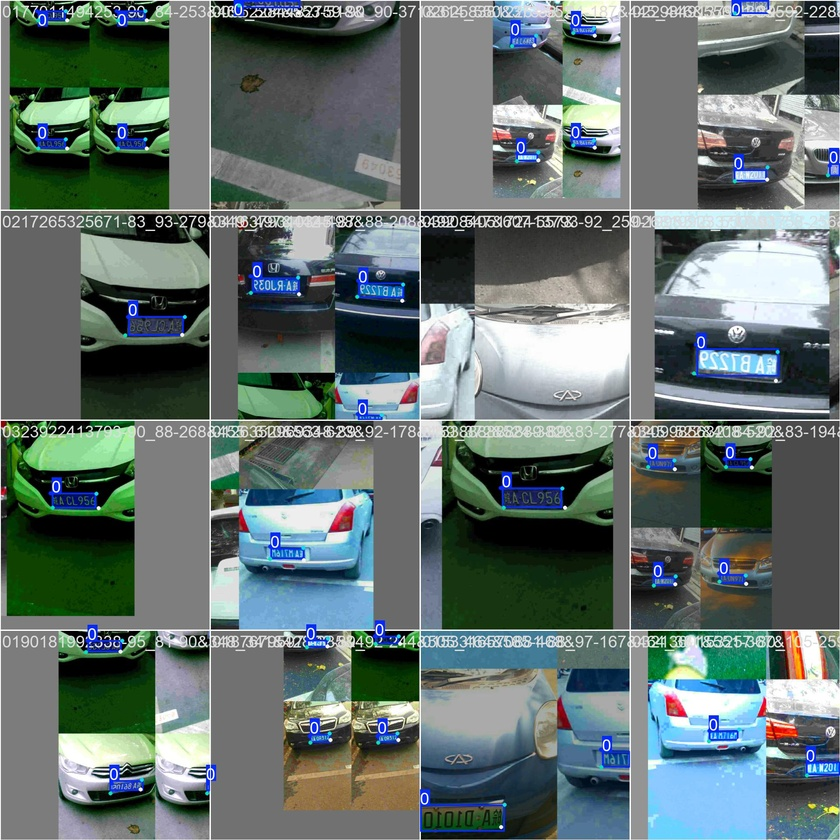
#> input picture ccpd_pose_runs/exp1/train_batch0.jpg, 840 x 840 px, shrunk from 1920 x 1920 before the run
$ python segment_v3.py ../ccpd_pose_runs/exp1/train_batch0.jpg
#> lines starting #> are read from the running program, lines starting #| are printed output that depends on the picture; after the words box and inside, x2 and y2 are one past the last pixel; in counts of white or black regions, pixels touching at a corner belong together
"""
基于连通区域分析的字符分割模块 (V3)
使用 Canny 边缘检测 + 连通区域分析进行字符分割
改进自 char_spilt.py 的算法

主要特点：
1. 使用 skimage.feature.canny 边缘检测（与原始 char_spilt.py 一致）
2. 连通区域分析提取候选字符区域
3. 智能合并被分割的字符（如汉字上下部分）
4. 智能拆分粘连的字符
5. 使用上半部分投影避免铆钉干扰
"""

import cv2
import numpy as np
from typing import List, Tuple, Optional

# 尝试导入 skimage，如果失败则使用 OpenCV 替代
try:
    from skimage.feature import canny as skimage_canny
    from skimage.morphology import dilation as skimage_dilation
    from skimage.color import rgb2gray as skimage_rgb2gray
    HAS_SKIMAGE = True
except ImportError:
    HAS_SKIMAGE = False


def preprocess_for_canny(plate_img: np.ndarray) -> np.ndarray:
    """
    预处理车牌图像用于 Canny 边缘检测

    Args:
        plate_img: 输入的车牌图像 (BGR 或灰度)

    Returns:
        灰度图像（归一化到 0-1，与 skimage 一致）
    """
    # 添加轻微高斯模糊，减少噪点，改善边缘检测效果
    if len(plate_img.shape) == 3:
        plate_img = cv2.GaussianBlur(plate_img, (3, 3), 0)

    if len(plate_img.shape) == 3:
        if plate_img.shape[2] == 4:
            # RGBA -> RGB
            plate_img = plate_img[:, :, :3]

        # 将 BGR 转为 RGB，然后用 BGR2GRAY 处理
        # 这相当于交换 R 和 B 通道的权重：0.299B + 0.587G + 0.114R
        # 对蓝色车牌效果更好（蓝色背景与白色字符对比度更高）
        # 经测试：这种方式能多检测到 1 个字符
        rgb = cv2.cvtColor(plate_img, cv2.COLOR_BGR2RGB)
        gray = cv2.cvtColor(rgb, cv2.COLOR_BGR2GRAY).astype(np.float64) / 255.0
    else:
        if plate_img.dtype == np.uint8:
            gray = plate_img.astype(np.float64) / 255.0
        else:
            gray = plate_img.copy()

    return gray


def canny_edge_detection(gray_img: np.ndarray,
                         sigma: float = 3.0) -> np.ndarray:
    """
    Canny 边缘检测（优先使用 skimage.feature.canny 与原始 char_spilt.py 一致）

    Args:
        gray_img: 灰度图像（归一化到 0-1）
        sigma: 高斯模糊的 sigma 值

    Returns:
        边缘二值图像 (uint8, 0 或 255)
    """
    if HAS_SKIMAGE:
        # 使用 skimage.feature.canny（与原始 char_spilt.py 完全一致）
        edges_bool = skimage_canny(gray_img, sigma=sigma)

        # 膨胀操作连接断开的边缘（与原始 char_spilt.py 一致）
        edges_dilated = skimage_dilation(edges_bool)

        # 转换为 uint8
        edges = (edges_dilated * 255).astype(np.uint8)
    else:
        # 如果没有 skimage，抛出错误
        raise ImportError("scikit-image is required for V3 segmentation. "
                          "Please install it with: pip install scikit-image")

    return edges


def find_connected_regions(binary_img: np.ndarray,
                           img_shape: Tuple[int, int]) -> List[List[int]]:
    """
    使用 skimage 连通区域分析找到字符候选区域

    Args:
        binary_img: 二值图像 (bool 或 uint8)
        img_shape: (height, width) 原图尺寸

    Returns:
        边界框列表 [[minr, minc, maxr, maxc], ...]
    """
    if not HAS_SKIMAGE:
        raise ImportError("scikit-image is required for V3 segmentation.")

    from skimage.measure import label, regionprops

    h, w = img_shape

    # 确保是 bool 类型用于 skimage
    if binary_img.dtype == np.uint8:
        binary_bool = binary_img > 0
    else:
        binary_bool = binary_img

    # 使用 skimage 进行连通区域标记
    label_img = label(binary_bool)
    regions = regionprops(label_img)

    bboxes = []
    for props in regions:
        y0, x0 = props.centroid
        minr, minc, maxr, maxc = props.bbox
        width = maxc - minc
        height = maxr - minr

        # 过滤条件（与原始 char_spilt.py 完全一致）
        # 1. 宽度不能超过图像宽度的1/5
        if width > w / 5:
            continue
        # 2. 高度至少是图像高度的1/10（放宽，让拆分的部分也能保留）
        if height < h / 10:
            continue
        # 3. 宽度/高度至少有一定像素（过滤噪点）
        if width < 3 or height < 3:
            continue
        # 4. 垂直位置不能太偏离中心
        if abs(y0 - h / 2) > h * 0.45:
            continue

        # 检查是否被已有的 bbox 包含（与 char_spilt.py 的 in_bboxes 一致）
        bbox = [minr, minc, maxr, maxc]
        is_contained = False
        for bb in bboxes:
            minr0, minc0, maxr0, maxc0 = bb
            if minr >= minr0 and maxr <= maxr0 and minc >= minc0 and maxc <= maxc0:
                is_contained = True
                break

        if not is_contained:
            bboxes.append(bbox)

    return bboxes


def merge_vertical_bboxes(bboxes: List[List[int]],
                          img_height: int,
                          horizontal_overlap_thresh: float = 0.3,
                          vertical_gap_thresh: Optional[float] = None) -> List[List[int]]:
    """
    合并水平位置接近且垂直方向相邻的边界框
    处理汉字被分割成上下两部分的情况

    Args:
        bboxes: 边界框列表 [[minr, minc, maxr, maxc], ...]
        img_height: 图像高度
        horizontal_overlap_thresh: 水平重叠阈值
        vertical_gap_thresh: 垂直间隙阈值

    Returns:
        合并后的边界框列表
    """
    if len(bboxes) == 0:
        return bboxes

    # 动态设置垂直间隙阈值（图像高度的30%）
    if vertical_gap_thresh is None:
        vertical_gap_thresh = img_height * 0.3

    changed = True
    while changed:
        changed = False
        # 按水平位置排序
        bboxes = sorted(bboxes, key=lambda x: (x[1], x[0]))
        new_bboxes = []
        used = set()

        for i in range(len(bboxes)):
            if i in used:
                continue

            minr1, minc1, maxr1, maxc1 = bboxes[i]

            for j in range(i + 1, len(bboxes)):
                if j in used:
                    continue

                minr2, minc2, maxr2, maxc2 = bboxes[j]

                # 计算水平重叠或接近程度
                center1 = (minc1 + maxc1) / 2
                center2 = (minc2 + maxc2) / 2
                width1 = maxc1 - minc1
                width2 = maxc2 - minc2
                avg_width = (width1 + width2) / 2

                # 水平中心距离小于平均宽度的一半，认为是同一列
                horizontal_close = abs(center1 - center2) < avg_width * 0.7

                # 或者有水平重叠
                overlap_left = max(minc1, minc2)
                overlap_right = min(maxc1, maxc2)
                horizontal_overlap = overlap_right > overlap_left

                if horizontal_close or horizontal_overlap:
                    # 检查垂直间距
                    vertical_gap = max(minr1, minr2) - min(maxr1, maxr2)

                    if vertical_gap < vertical_gap_thresh:
                        # 合并两个框
                        minr1 = min(minr1, minr2)
                        minc1 = min(minc1, minc2)
                        maxr1 = max(maxr1, maxr2)
                        maxc1 = max(maxc1, maxc2)
                        used.add(j)
                        changed = True

            new_bboxes.append([minr1, minc1, maxr1, maxc1])
            used.add(i)

        bboxes = new_bboxes

    return bboxes


def split_wide_bboxes(bboxes: List[List[int]],
                      binary_img: np.ndarray,
                      img_height: int,
                      expected_char_width: Optional[float] = None) -> List[List[int]]:
    """
    拆分过宽的边界框（处理两个靠近的字符被识别为一个的情况）
    使用垂直投影法找到分割点，使用上半部分避免铆钉干扰
    """
    if len(bboxes) == 0:
        return bboxes

    # 估计单个字符的平均宽度
    widths = [b[3] - b[1] for b in bboxes]
    heights = [b[2] - b[0] for b in bboxes]

    if expected_char_width is None:
        # 过滤掉明显过宽的框，用剩余框估计正常字符宽度
        median_height = np.median(heights)
        normal_widths = [w for w in widths if w < median_height * 1.3]
        if len(normal_widths) > 0:
            expected_char_width = np.median(normal_widths)
        else:
            expected_char_width = median_height * 0.8

    new_bboxes = []

    for bbox in bboxes:
        minr, minc, maxr, maxc = bbox
        width = maxc - minc
        height = maxr - minr

        # ★ 阈值从 1.4 调低到 1.25，更积极地拆宽框
        if width > expected_char_width * 1.25:
            num_chars = round(width / expected_char_width)
            if num_chars < 2:
                new_bboxes.append(bbox)
                continue

            # 使用垂直投影法找到分割点
            roi = binary_img[minr:maxr, minc:maxc]

            # 只使用上半部分计算投影（避免铆钉干扰）
            upper_ratio = 0.6
            upper_height = int(height * upper_ratio)
            if upper_height > 0:
                upper_roi = roi[:upper_height, :]
                vertical_projection = np.sum(upper_roi, axis=0)
            else:
                vertical_projection = np.sum(roi, axis=0)

            # 找到分割点
            split_points = []
            for i in range(1, num_chars):
                expected_pos = int(width * i / num_chars)
                search_range = int(width * 0.20)
                search_start = max(0, expected_pos - search_range)
                search_end = min(width, expected_pos + search_range)

                if search_start < search_end:
                    local_proj = vertical_projection[search_start:search_end]
                    if len(local_proj) > 0:
                        min_idx = search_start + np.argmin(local_proj)
                        split_points.append(min_idx)

            # 根据分割点创建新的边界框
            if len(split_points) > 0:
                split_points = sorted(set(split_points))
                prev = 0
                for sp in split_points:
                    if sp > prev + 3:
                        new_bboxes.append([minr, minc + prev, maxr, minc + sp])
                    prev = sp
                if width > prev + 3:
                    new_bboxes.append([minr, minc + prev, maxr, maxc])
            else:
                # 如果投影法没找到好的分割点，直接等分
                char_width = width // num_chars
                for i in range(num_chars):
                    start_col = minc + i * char_width
                    end_col = minc + (i + 1) * char_width if i < num_chars - 1 else maxc
                    new_bboxes.append([minr, start_col, maxr, end_col])
        else:
            new_bboxes.append(bbox)

    return new_bboxes


def filter_by_height(bboxes: List[List[int]],
                     img_height: int,
                     min_height_ratio: float = 0.25) -> List[List[int]]:
    """
    根据高度过滤边界框

    Args:
        bboxes: 边界框列表
        img_height: 图像高度
        min_height_ratio: 最小高度占比

    Returns:
        过滤后的边界框列表
    """
    min_height = img_height * min_height_ratio
    return [b for b in bboxes if (b[2] - b[0]) >= min_height]


def segment_characters_v3(plate_img: np.ndarray,
                          expected_chars: int = 7,
                          debug: bool = False) -> Tuple[List[np.ndarray], Optional[dict]]:
    """
    基于连通区域分析的字符分割（V3版本）
    """
    if plate_img is None or plate_img.size == 0:
        return [], None

    h, w = plate_img.shape[:2]

    # 1. 预处理
    gray = preprocess_for_canny(plate_img)

    # 2. Canny 边缘检测 + 膨胀
    edges = canny_edge_detection(gray, sigma=3.0)

    # 3. 连通区域分析找到候选区域
    bboxes = find_connected_regions(edges, (h, w))

    if len(bboxes) == 0:
        # 如果连通区域分析失败，尝试更小的 sigma
        edges = canny_edge_detection(gray, sigma=2.0)
        bboxes = find_connected_regions(edges, (h, w))

    if len(bboxes) == 0:
        if debug:
            return [], {'edges': edges, 'gray': gray, 'bboxes': []}
        return [], None

    # 4. 合并垂直方向相邻的边界框（处理汉字被拆分的问题）
    bboxes = merge_vertical_bboxes(bboxes, h)

    # 5. 拆分过宽的边界框（处理字符粘连的问题）
    bboxes = split_wide_bboxes(bboxes, edges, h)

    # 6. 高度过滤
    bboxes = filter_by_height(bboxes, h, min_height_ratio=0.25)

    # 7. 过滤边框白条
    filtered_bboxes = []
    for bbox in bboxes:
        minr, minc, maxr, maxc = bbox
        box_w = maxc - minc
        box_h = maxr - minr

        is_right_border = (
            maxc > w * 0.95 and
            box_w < w * 0.04 and
            box_h > h * 0.5
        )
        is_left_border = (
            minc < w * 0.05 and
            box_w < w * 0.04 and
            box_h > h * 0.5
        )

        if is_right_border or is_left_border:
            continue

        filtered_bboxes.append(bbox)
    bboxes = filtered_bboxes

    # 8. 按水平位置排序
    bboxes = sorted(bboxes, key=lambda x: x[1])

    # ★ 8.1 分割数量明显太少时，对最宽的框再尝试拆分一次
    if len(bboxes) < expected_chars:
        widths = [b[3] - b[1] for b in bboxes]
        heights = [b[2] - b[0] for b in bboxes]
        median_height = np.median(heights)
        normal_widths = [w0 for w0 in widths if w0 < median_height * 1.3]
        if len(normal_widths) > 0:
            expected_char_width = np.median(normal_widths)
        else:
            expected_char_width = median_height * 0.8

        # 按宽度从大到小尝试拆分，直到数量接近 expected_chars
        idx_sorted = np.argsort(widths)[::-1]
        new_bboxes = bboxes[:]
        for idx in idx_sorted:
            if len(new_bboxes) >= expected_chars:
                break
            bbox = bboxes[idx]
            sub_boxes = split_wide_bboxes([bbox], edges, h,
                                          expected_char_width=expected_char_width)
            if len(sub_boxes) > 1:
                # 用拆分结果替换原 bbox
                tmp = []
                for b in new_bboxes:
                    if b is bbox:
                        tmp.extend(sub_boxes)
                    else:
                        tmp.append(b)
                new_bboxes = tmp
        bboxes = sorted(new_bboxes, key=lambda x: x[1])

    # 8.2 如果数量太多，只取高度最大的 expected_chars 个
    if len(bboxes) > expected_chars + 2:
        heights = [(b[2] - b[0], i) for i, b in enumerate(bboxes)]
        heights.sort(reverse=True)
        keep_indices = sorted([h0[1] for h0 in heights[:expected_chars]])
        bboxes = [bboxes[i] for i in keep_indices]

    # 9. 提取字符图像
    chars = []

    if gray.dtype != np.uint8:
        gray_uint8 = (gray * 255).astype(np.uint8)
    else:
        gray_uint8 = gray

    for bbox in bboxes:
        minr, minc, maxr, maxc = bbox
        box_w = maxc - minc
        box_h = maxr - minr

        # 对于太窄的字符（如 "1"），添加水平 padding
        aspect_ratio = box_w / (box_h + 1e-6)
        if aspect_ratio < 0.35:
            target_w = int(box_h * 0.4)
            pad_w = (target_w - box_w) // 2
            minc = max(0, minc - pad_w)
            maxc = min(w, maxc + pad_w)

        char_img = gray_uint8[minr:maxr, minc:maxc]
        if char_img.size > 0:
            chars.append(char_img)

    debug_info = None
    if debug:
        debug_info = {
            'edges': edges,
            'gray': gray,
            'bboxes': bboxes
        }

    return chars, debug_info


# [56 lines left out: functions segment_with_fallback, fixed_width_fallback, not called in this run]


def visualize_segmentation_v3(plate_img: np.ndarray,
                              chars: List[np.ndarray],
                              debug_info: Optional[dict] = None) -> None:
    """
    可视化 V3 分割结果

    Args:
        plate_img: 原车牌图像
        chars: 字符图像列表
        debug_info: 调试信息
    """
    import matplotlib.pyplot as plt

    num_plots = 2 + len(chars)
    if debug_info and 'edges' in debug_info:
        num_plots += 1

    fig, axes = plt.subplots(1, num_plots, figsize=(3 * num_plots, 3))

    idx = 0

    # 原图
    if len(plate_img.shape) == 3:
        axes[idx].imshow(cv2.cvtColor(plate_img, cv2.COLOR_BGR2RGB))
    else:
        axes[idx].imshow(plate_img, cmap='gray')
    axes[idx].set_title('原车牌')
    axes[idx].axis('off')
    idx += 1

    # 边缘检测结果
    if debug_info and 'edges' in debug_info:
        axes[idx].imshow(debug_info['edges'], cmap='gray')
        axes[idx].set_title('Canny边缘')

        # 绘制边界框
        if 'bboxes' in debug_info:
            for bbox in debug_info['bboxes']:
                minr, minc, maxr, maxc = bbox
                rect = plt.Rectangle((minc, minr), maxc - minc, maxr - minr,
                                    fill=False, edgecolor='red', linewidth=2)
                axes[idx].add_patch(rect)
        axes[idx].axis('off')
        idx += 1

    # 灰度图带边界框
    if debug_info and 'gray' in debug_info:
        axes[idx].imshow(debug_info['gray'], cmap='gray')
        axes[idx].set_title('分割结果')

        if 'bboxes' in debug_info:
            for i, bbox in enumerate(debug_info['bboxes']):
                minr, minc, maxr, maxc = bbox
                rect = plt.Rectangle((minc, minr), maxc - minc, maxr - minr,
                                    fill=False, edgecolor='lime', linewidth=2)
                axes[idx].add_patch(rect)
                axes[idx].text(minc, minr - 2, str(i + 1), color='lime', fontsize=10)
        axes[idx].axis('off')
        idx += 1

    # 各字符
    for i, char_img in enumerate(chars):
        axes[idx].imshow(char_img, cmap='gray')
        axes[idx].set_title(f'字符{i + 1}')
        axes[idx].axis('off')
        idx += 1

    plt.tight_layout()
    plt.show()


# 导出的主要函数
__all__ = [
    'segment_characters_v3',
    'segment_with_fallback',
    'visualize_segmentation_v3',
]


if __name__ == "__main__":
    # 测试代码
    import sys

    if len(sys.argv) > 1:
        img = cv2.imread(sys.argv[1])
#> img is the input picture: shape (840, 840, 3); mean B, G, R 110.9, 113.3, 98.9
        if img is not None:
            chars, debug_info = segment_characters_v3(img, debug=True)
#> in preprocess_for_canny, `gray = cv2.cvtColor(rgb, cv2.COLOR_BGR2GRAY).astype(np.float64) / 255.0`:
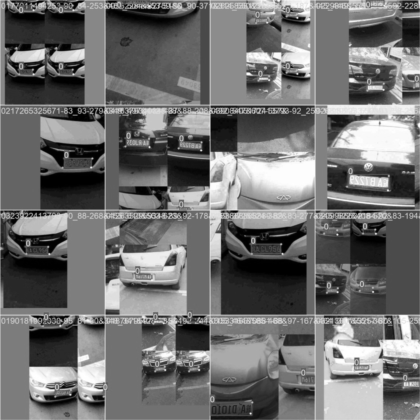
#> gray: shape (840, 840) float64 (shown at 1/2 size); min 0, max 1, mean 0.435
#> in canny_edge_detection, `edges_bool = skimage_canny(gray_img, sigma=sigma)`:
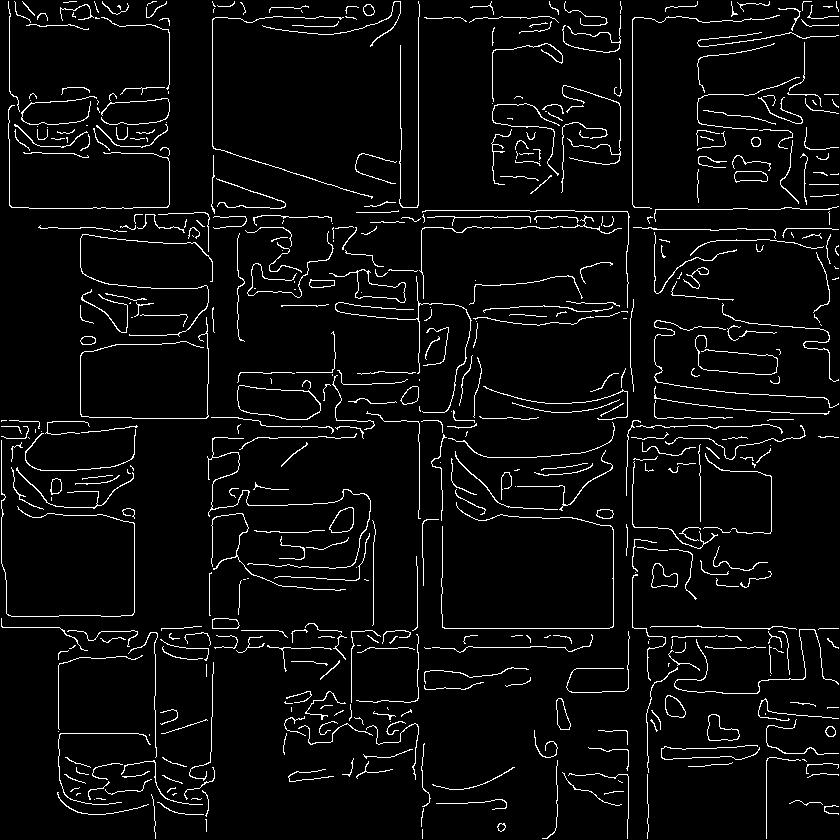
#> edges_bool: shape (840, 840) bool; 4.7% white in thin lines or dots
#> in canny_edge_detection, `edges_dilated = skimage_dilation(edges_bool)`:
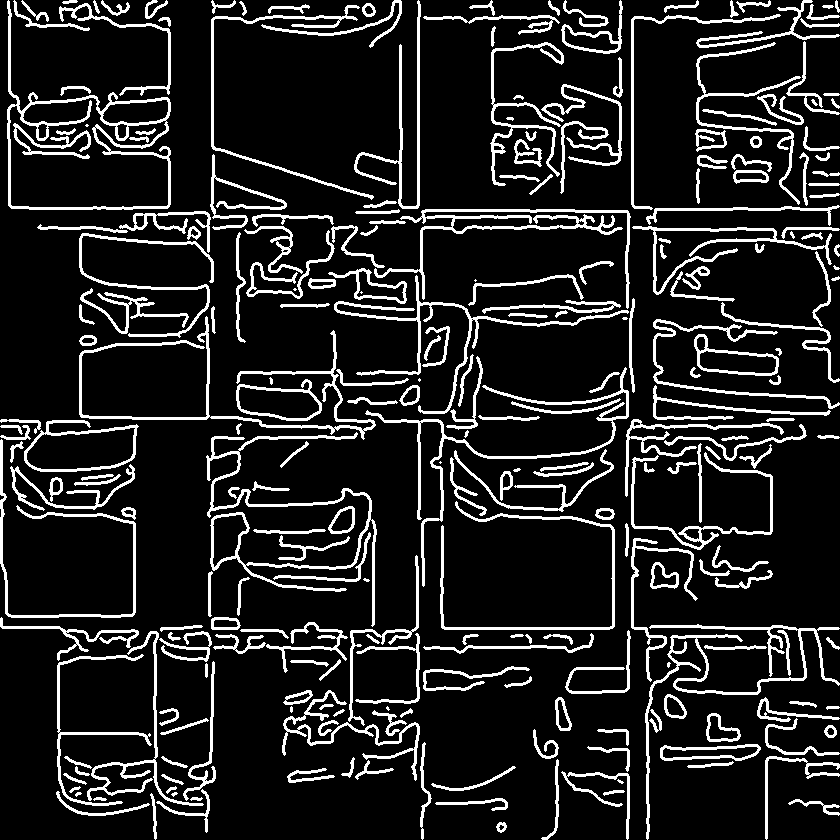
#> edges_dilated: shape (840, 840) bool; 13.1% white; 267 white regions (14 under 20 px), largest, box (x1, y1, x2, y2) and area: (7, 0, 171, 210) 3244, (206, 432, 377, 627) 3192, (645, 624, 840, 840) 2798
#> (the rest of the program and of its run is left out)
